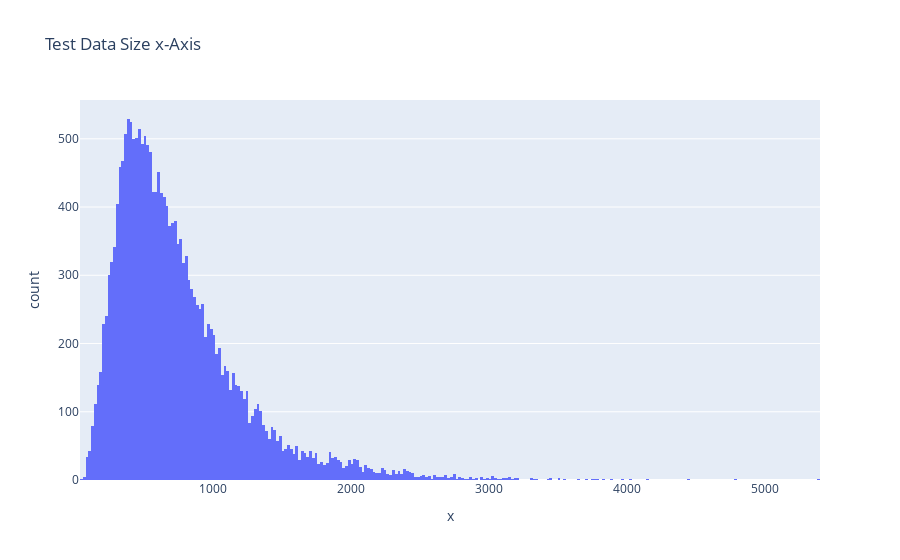

Notebook code for this chart:
### Code cell


### Figure 1 — Plotly figure (JSON) as saved in the notebook; plotly's stock layout.template omitted (floating-point values rounded to 4 significant figures; data arrays with more than 128 entries replaced by an {"elided": "..."} marker saying what was removed)
{"data": [{"alignmentgroup": "True", "bingroup": "x", "hovertemplate": "x=%{x}<br>count=%{y}<extra></extra>", "legendgroup": "", "marker": {"color": "#636efa"}, "name": "", "offsetgroup": "", "orientation": "v", "showlegend": false, "type": "histogram", "x": {"elided": "20019 int values"}, "xaxis": "x", "yaxis": "y"}], "layout": {"autosize": true, "barmode": "relative", "legend": {"tracegroupgap": 0}, "title": {"text": "Test Data Size x-Axis"}, "xaxis": {"anchor": "y", "autorange": true, "domain": [0, 1], "range": [39.5, 5400.0], "title": {"text": "x"}, "type": "linear"}, "yaxis": {"anchor": "x", "autorange": true, "domain": [0, 1], "range": [0, 556.8], "title": {"text": "count"}}}}
